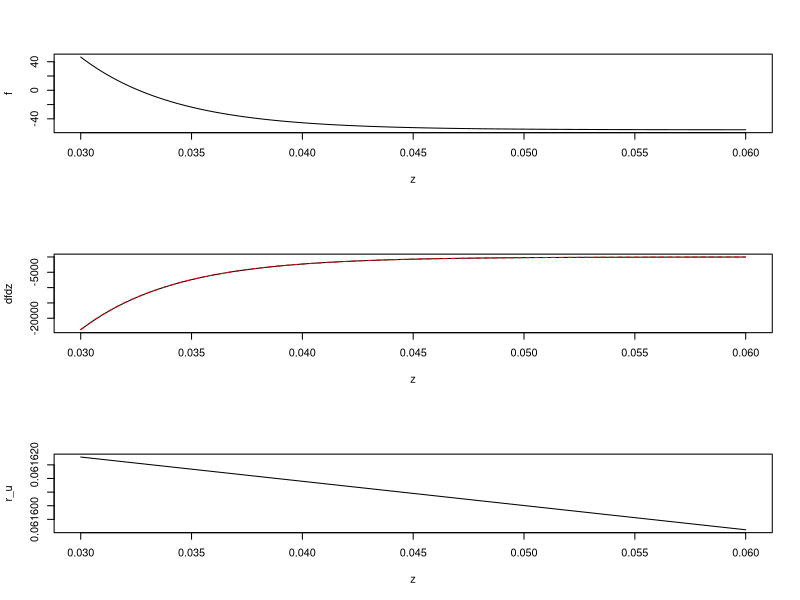

R code for this plot:
rm(list=ls())

Dt <- 900
uz <- 0.1

t_d <- 13

q_sz_in <- 0
q_szmax <- 123
psi <- 233
sz <- 0.1
A <- 1
v_rz_uz <- 0.8*Dt*A/t_d

z <- seq(0.03,0.06,length=1000)
r_u <- A*(uz+v_rz_uz)/((t_d*z)+(A*Dt))
idx <- r_u > (A/t_d)
r_u[idx] <- A/t_d
drdz <- ( (-t_d)/(t_d*z + A*Dt) ) * r_u * (!idx)

q_sz <- q_szmax*exp(-psi*z)
dqdz <- -psi*q_sz

f <- sz - (Dt*q_sz_in) - Dt*r_u + Dt*q_sz - z
dfdz <- -Dt*drdz + Dt*dqdz - 1

par(mfrow=c(3,1)); plot(z,f,type="l"); plot(z,dfdz,type="l");lines(head(z,-1),diff(f)/diff(z),col="red",lty=2); plot(z,r_u,type="l"); abline(h =A/t_d,col="red",lty=2)

range(drdz)
